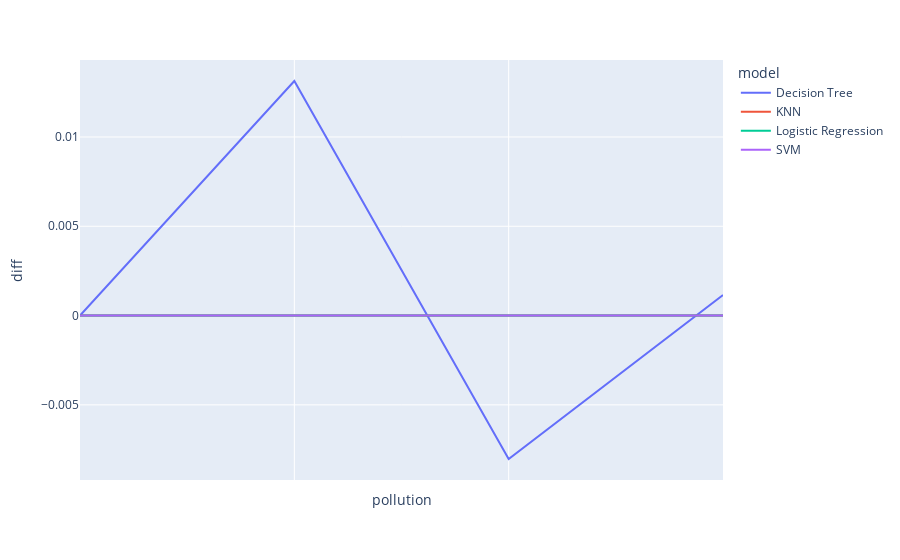

Notebook source saved alongside this figure:
### Code cell
viz = agg[agg[pol_col.difference(['dupp_fac'])].isnull().all(axis=1) | agg[pol_col].isnull().all(axis=1)]

fig = px.line(viz.fillna(0), x="pollution", y="diff", color='model')

fig.update_xaxes(showticklabels=False)

fig.show()

### Figure 1 — Plotly figure (JSON) as saved in the notebook; plotly's stock layout.template omitted (floating-point values rounded to 4 significant figures)
{"data": [{"hovertemplate": "model=Decision Tree<br>pollution=%{x}<br>diff=%{y}<extra></extra>", "legendgroup": "Decision Tree", "line": {"color": "#636efa", "dash": "solid"}, "marker": {"symbol": "circle"}, "mode": "lines", "name": "Decision Tree", "orientation": "v", "showlegend": true, "type": "scatter", "x": [0, "duplicate_factor_3", "duplicate_factor_5", "duplicate_factor_7"], "xaxis": "x", "y": [0, 0.01314, -0.008033, 0.001152], "yaxis": "y"}, {"hovertemplate": "model=KNN<br>pollution=%{x}<br>diff=%{y}<extra></extra>", "legendgroup": "KNN", "line": {"color": "#EF553B", "dash": "solid"}, "marker": {"symbol": "circle"}, "mode": "lines", "name": "KNN", "orientation": "v", "showlegend": true, "type": "scatter", "x": [0, "duplicate_factor_3", "duplicate_factor_5", "duplicate_factor_7"], "xaxis": "x", "y": [0, 0, 0, 0], "yaxis": "y"}, {"hovertemplate": "model=Logistic Regression<br>pollution=%{x}<br>diff=%{y}<extra></extra>", "legendgroup": "Logistic Regression", "line": {"color": "#00cc96", "dash": "solid"}, "marker": {"symbol": "circle"}, "mode": "lines", "name": "Logistic Regression", "orientation": "v", "showlegend": true, "type": "scatter", "x": [0, "duplicate_factor_3", "duplicate_factor_5", "duplicate_factor_7"], "xaxis": "x", "y": [0, 0, 0, 0], "yaxis": "y"}, {"hovertemplate": "model=SVM<br>pollution=%{x}<br>diff=%{y}<extra></extra>", "legendgroup": "SVM", "line": {"color": "#ab63fa", "dash": "solid"}, "marker": {"symbol": "circle"}, "mode": "lines", "name": "SVM", "orientation": "v", "showlegend": true, "type": "scatter", "x": [0, "duplicate_factor_3", "duplicate_factor_5", "duplicate_factor_7"], "xaxis": "x", "y": [0, 0, 0, 0], "yaxis": "y"}], "layout": {"legend": {"title": {"text": "model"}, "tracegroupgap": 0}, "margin": {"t": 60}, "xaxis": {"anchor": "y", "domain": [0, 1], "showticklabels": false, "title": {"text": "pollution"}}, "yaxis": {"anchor": "x", "domain": [0, 1], "title": {"text": "diff"}}}}
